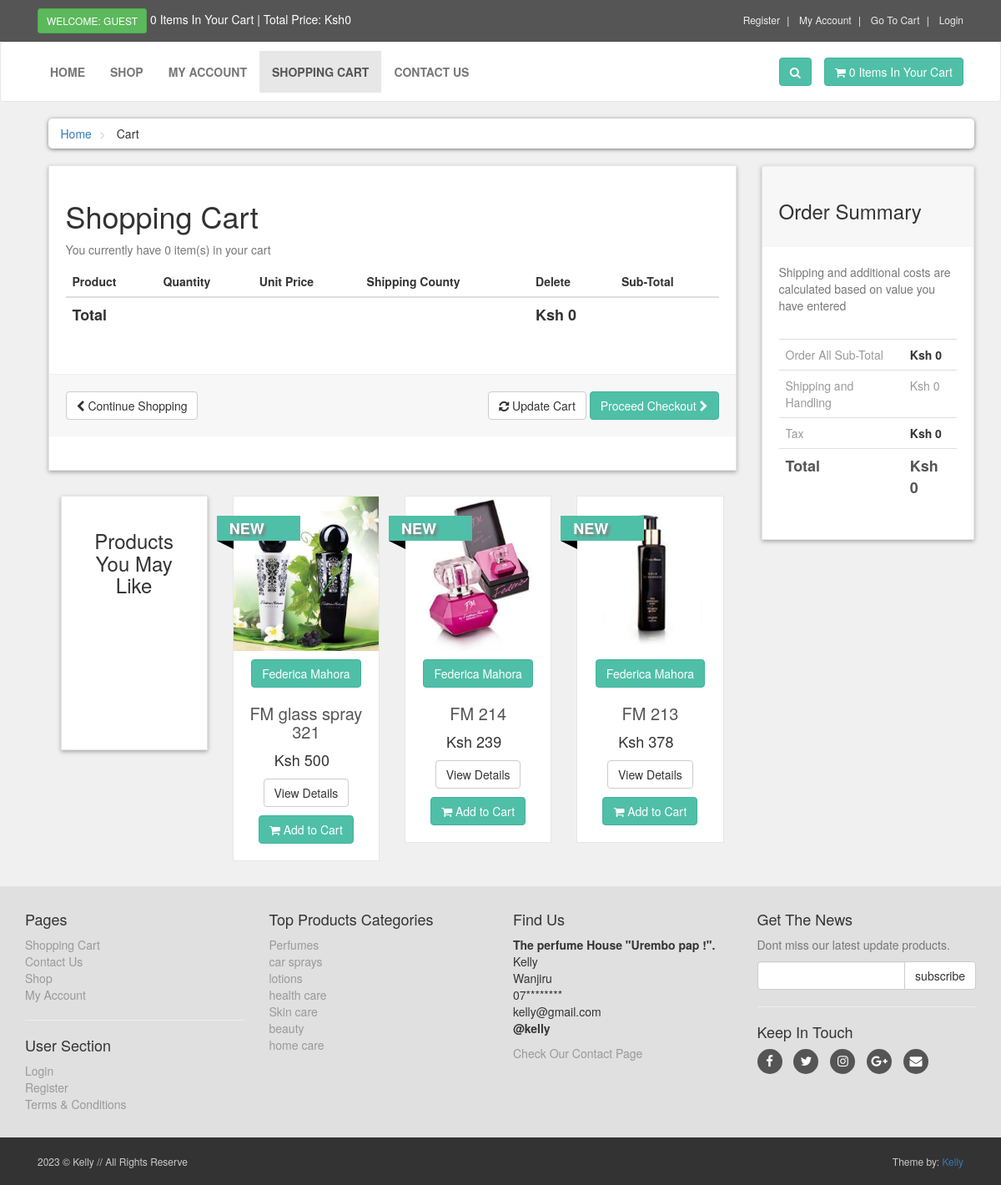
The app's page /cart.php with its own data.
### tables this page shows
CREATE TABLE `products` (
  `product_id` int(10) NOT NULL,
  `p_cat_id` int(10) NOT NULL,
  `cat_id` int(10) NOT NULL,
  `manufacturer_id` int(10) NOT NULL,
  `date` timestamp NOT NULL DEFAULT CURRENT_TIMESTAMP ON UPDATE CURRENT_TIMESTAMP,
  `product_title` text NOT NULL,
  `product_img1` text NOT NULL,
  `product_img2` text NOT NULL,
  `product_img3` text NOT NULL,
  `product_price` int(10) DEFAULT NULL,
  `product_quantity` int(11) NOT NULL,
  `product_keywords` text NOT NULL,
  `product_desc` text NOT NULL,
  `product_label` text NOT NULL,
  `product_sale` int(100) NOT NULL
);

CREATE TABLE `manufacturers` (
  `manufacturer_id` int(10) NOT NULL,
  `manufacturer_title` text NOT NULL,
  `manufacturer_top` text NOT NULL,
  `manufacturer_image` text NOT NULL
);

CREATE TABLE `product_categories` (
  `p_cat_id` int(10) NOT NULL,
  `p_cat_title` text NOT NULL,
  `p_cat_top` text NOT NULL,
  `p_cat_image` text NOT NULL
);

### cart.php (the view, shortened to what this page needs)
<?php
    include("includes/header.php");
?>
   <div id="content">
       <div class="container">
           <div class="col-md-12">
               <ul class="breadcrumb">
                   <li>
                       <a href="index.php">Home</a>
                   </li>
                   <li>
                       Cart
                   </li>
               </ul>
           </div>
           <div id="cart" class="col-md-9">
               <div class="box">
                   <form action="cart.php" method="post" enctype="multipart/form-data">
                       <h1>Shopping Cart</h1>
                       <?php
                       $ip_add = getRealIpUser();
                       $select_cart = "select * from cart where ip_add='$ip_add'";
                       $run_cart = mysqli_query($con,$select_cart);
                       $count = mysqli_num_rows($run_cart);
                       ?>
                       <p class="text-muted">You currently have <?php echo $count; ?> item(s) in your cart</p>
                       <div class="table-responsive">
                           <table class="table">
                               <thead>
                                   <tr>
                                       <th colspan="2">Product</th>
                                       <th>Quantity</th>
                                       <th>Unit Price</th>
                                       <th>Shipping County</th>
                                       <th colspan="1">Delete</th>
                                       <th colspan="2">Sub-Total</th>
                                   </tr>
                               </thead>
                                  <?php
                                   $total = 0;
                                   ?>
                               <tfoot>
                                   <tr>
                                       <th colspan="5">Total</th>
                                       <th colspan="2">Ksh <?php echo $total; ?></th>
                                   </tr>
                               </tfoot>
                           </table>
                       </div>
                       <div class="box-footer">
                           <div class="pull-left">
                               <a href="index.php" class="btn btn-default">
                                   <i class="fa fa-chevron-left"></i> Continue Shopping
                               </a>
                           </div>
                           <div class="pull-right">
                               <button type="submit" name="update" value="Update Cart" class="btn btn-default">
                                   <i class="fa fa-refresh"></i> Update Cart
                               </button>
                               <a href="checkout.php" class="btn btn-primary">
                                   Proceed Checkout <i class="fa fa-chevron-right"></i>
                               </a>
                           </div>
                       </div>
                   </form>
               </div>
               <div id="row same-heigh-row">
                   <div class="col-md-3 col-sm-6">
                       <div class="box same-height headline">
                           <h3 class="text-center">Products You May Like</h3>
                       </div>
                   </div>
                   <?php
                    $get_products = "select * from products order by rand() LIMIT 0,3";
                    $run_products = mysqli_query($con,$get_products);
                   while($row_products=mysqli_fetch_array($run_products)){
        $pro_id = $row_products['product_id'];
        $pro_title = $row_products['product_title'];
        $pro_price = $row_products['product_price'];
        $pro_sale_price = $row_products['product_sale'];
        $pro_img1 = $row_products['product_img1'];
        $pro_label = $row_products['product_label'];
        $manufacturer_id = $row_products['manufacturer_id'];
        $get_manufacturer = "select * from manufacturers where manufacturer_id='$manufacturer_id'";
        $run_manufacturer = mysqli_query($db,$get_manufacturer);
        $row_manufacturer =mysqli_fetch_array($run_manufacturer);
        $manufacturer_title = $row_manufacturer['manufacturer_title'];
       if($pro_label == "sale"){
        $product_price = "<del> Ksh $pro_price </del>";
        $product_sale_price = " / Ksh $pro_sale_price";
       }else{
        $product_price = " Ksh $pro_price ";
        $product_sale_price = "";
       }
        if ($pro_label=="") {
        }else{
            $product_label =
              "
             <a href='#' class ='label $pro_label'>
             <div class ='theLabel'> $pro_label </div>
             <div class ='labelBackground'> </div>
             </a>
           ";
        }
        echo "
        <div class='col-md-3 col-sm-6 center-responsive'>
            <div class='product'>
                <a href='details.php?pro_id=$pro_id'>
                    <img class='img-responsive' src='admin_area/product_images/$pro_img1'>
                </a>
                <div class='text'>
                <center>
                      <p class='btn btn-primary'>$manufacturer_title </p>
                </center>
                    <h3>
                        <a href='details.php?pro_id=$pro_id'>
                            $pro_title
                        </a>
                    </h3>
                    <p class='price'>
                        $product_price &nbsp;$product_sale_price
                    </p>
                    <p class='button'>
                        <a class='btn btn-default' href='details.php?pro_id=$pro_id'>
                            View Details
                        </a>
                        <a class='btn btn-primary' href='details.php?pro_id=$pro_id'>
                            <i class='fa fa-shopping-cart'></i> Add to Cart
                        </a>
                    </p>
                </div>
                 $product_label
            </div>
        </div>
        ";
                   }
                   ?>
               </div>
           </div>
           <div class="col-md-3">
               <div id="order-summary" class="box">
                   <div class="box-header">
                       <h3>Order Summary</h3>
                   </div>
                   <p class="text-muted">
                       Shipping and additional costs are calculated based on value you have entered
                   </p>
                   <div class="table-responsive">
                       <table class="table">
                           <tbody>
                               <tr>
                                   <td> Order All Sub-Total </td>
                                   <th> Ksh <?php echo $total; ?> </th>
                               </tr>
                               <tr>
                                   <td> Shipping and Handling </td>
                                   <td> Ksh 0 </td>
                               </tr>
                               <tr>
                                   <td> Tax </td>
                                   <th> Ksh 0 </th>
                               </tr>
                               <tr class="total">
                                   <td> Total </td>
                                   <th> Ksh <?php echo $total; ?> </th>
                               </tr>
                           </tbody>
                       </table>
                   </div>
               </div>
           </div>
       </div>
   </div>
   <?php
    include("includes/footer.php");
    ?>
</body>
</html>

### includes/footer.php (shortened to what this page needs)
<div id="footer">
    <div class="container">
        <div class="row">
            <div class="col-sm-6 col-md-3">
               <h4>Pages</h4>
                <ul>
                    <li><a href="cart.php">Shopping Cart</a></li>
                    <li><a href="contact.php">Contact Us</a></li>
                    <li><a href="shop.php">Shop</a></li>
                    <li><a href="customer/my_account.php">My Account</a></li>
                </ul>
                <hr>
                <h4>User Section</h4>
                <ul>
                           <?php
                           if(!isset($_SESSION['customer_email'])){
                               echo"<a href='checkout.php'>Login</a>";
                           }else{
                              echo"<a href='customer/my_account.php?my_orders'>My Account</a>";
                           }
                           ?>
                    <li><a href="customer_register.php">Register</a></li>
                    <li><a href="terms.php">Terms & Conditions</a></li>
                </ul>
            </div>
            <div class="com-sm-6 col-md-3">
                <h4>Top Products Categories</h4>
                <ul>
                    <?php
                        $get_p_cats = "select * from product_categories";
                        $run_p_cats = mysqli_query($con,$get_p_cats);
                        while($row_p_cats=mysqli_fetch_array($run_p_cats)){
                            $p_cat_id = $row_p_cats['p_cat_id'];
                            $p_cat_title = $row_p_cats['p_cat_title'];
                            echo "
                                <li>
                                    <a href='shop.php?p_cat=$p_cat_id'>
                                        $p_cat_title
                                    </a>
                                </li>
                            ";
                        }
                    ?>
                </ul>
            </div>
            <div class="col-sm-6 col-md-3">
                <h4>Find Us</h4>
                <p>
                    <strong>The perfume House "Urembo pap !".</strong>
                    <br/>Kelly
                    <br/>Wanjiru
                    <br/>07********
                    <br/>kelly@gmail.com
                    <br/><strong>@kelly</strong>
                </p>
                <a href="contact.php">Check Our Contact Page</a>
            </div>
            <div class="col-sm-6 col-md-3">
                <h4>Get The News</h4>
                <p class="text-muted">
                    Dont miss our latest update products.
                </p>
                <form action="https://feedburner.google.com/fb/a/mailverify" method="post" target="popupwindow" onsubmit="window.open('https://feedburner.google.com/fb/a/mailverify?uri=M-devMedia', 'popupwindow', 'scrollbars=yes,width=550,height=520');return true" method="post">
                    <div class="input-group">
                        <input type="text" class="form-control" name="email">
                        <span class="input-group-btn">
                            <input type="submit" value="subscribe" class="btn btn-default">
                        </span>
                    </div>
                </form>
                <hr>
                <h4>Keep In Touch</h4>
                <p class="social">
                    <a href="#" class="fa fa-facebook"></a>
                    <a href="#" class="fa fa-twitter"></a>
                    <a href="#" class="fa fa-instagram"></a>
                    <a href="#" class="fa fa-google-plus"></a>
                    <a href="#" class="fa fa-envelope"></a>
                </p>
            </div>
        </div>
    </div>
</div>
<div id="copyright">
    <div class="container">
        <div class="col-md-6">
            <p class="pull-left">  &copy;  Kelly // All Rights Reserve</p>
        </div>
        <div class="col-md-6">
            <p class="pull-right">Theme by: <a href="#">Kelly</a></p>
        </div>
    </div>
</div>

### records on screen
products: product_img1 (picture), manufacturer.manufacturer_title "Federica Mahora", product_title "FM glass spray 321", product_price "Ksh 500", product_label "NEW"
products: product_img1 (picture), manufacturer.manufacturer_title "Federica Mahora", product_title "FM 214", product_price "Ksh 239", product_label "NEW"
products: product_img1 (picture), manufacturer.manufacturer_title "Federica Mahora", product_title "FM 213", product_price "Ksh 378", product_label "NEW"
product_categories: p_cat_title "Perfumes"
product_categories: p_cat_title "car sprays"
product_categories: p_cat_title "lotions"
product_categories: p_cat_title "health care"
product_categories: p_cat_title "Skin care"
product_categories: p_cat_title "beauty"
product_categories: p_cat_title "home care"

### other values on screen
$count_items "0 0"
$total "0"
$count "0"
